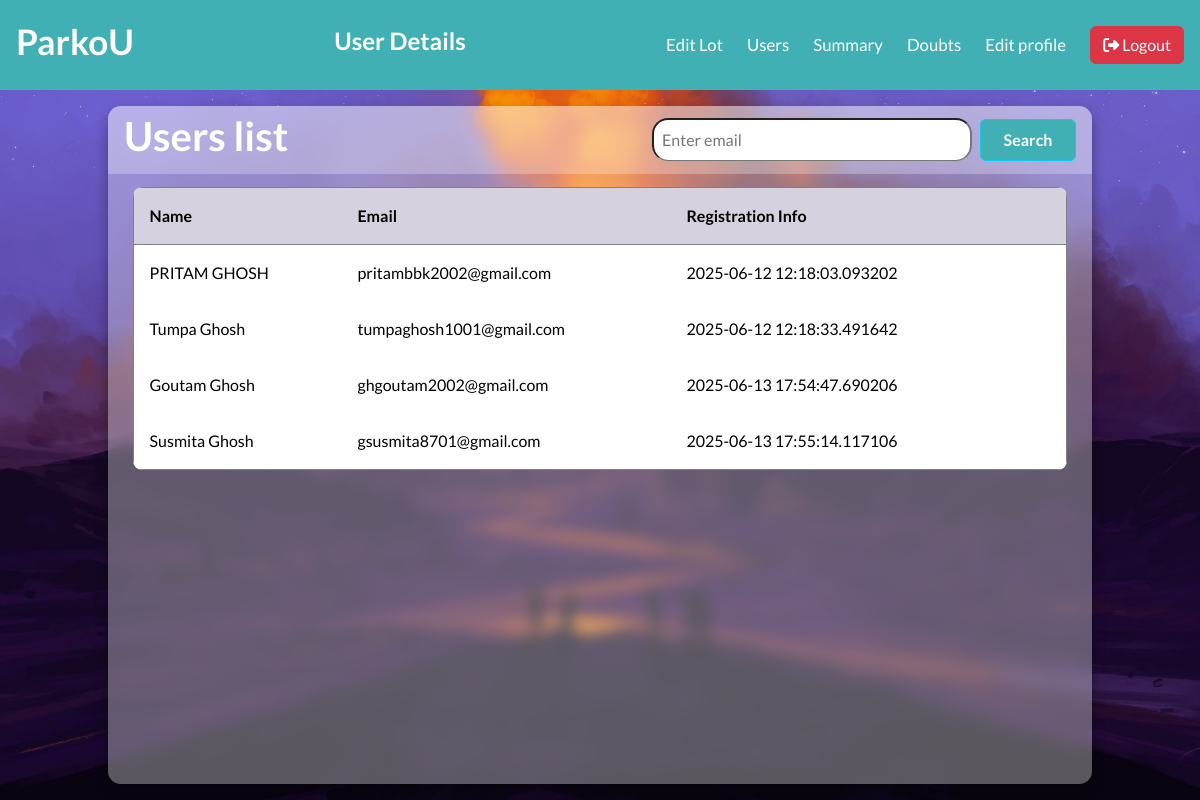
/admin/user (signed in), run on an earlier commit of the app's database.
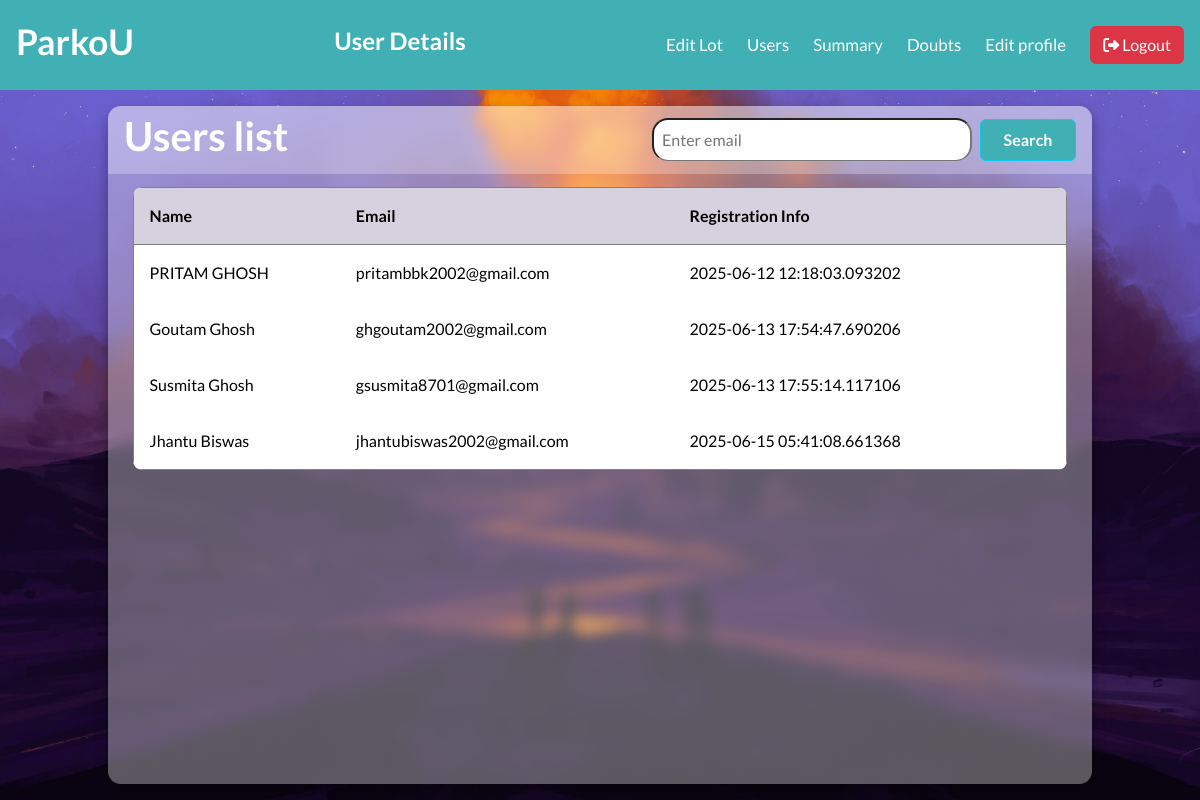
And on a later commit of the database.
### models/models.py (models this page shows, shortened)
class User(db.Model):
    __tablename__="user"
    id = db.Column(db.Integer, primary_key=True)
    fullName = db.Column(db.String(128), nullable = False, unique = False)
    emailId = db.Column(db.String(128), nullable = False, unique = True)
    passhash = db.Column(db.String(128), nullable = False, unique = False)
    is_admin = db.Column(db.Boolean, nullable = False, default = False)
    registered_on = db.Column(db.DateTime, nullable=False, default=datetime.utcnow)
    reservation = db.relationship('Reservation', cascade = "all, delete", passive_deletes = True, back_populates = 'user')
    @property
    def password(self):
        raise AttributeError('Password is secret')

### controllers/routes.py (the view)
@app.route("/admin/user")
@admin_required
def user_details():
    users = User.query.all()
    return render_template('/after_login_part/admin_side/user_details.html', users = users)

### controllers/routes.py (called while the page is built)
def admin_required(func):
    @wraps(func)
    def inner(*args,**kwargs):
        if "user_id" not in session:
            return redirect(url_for('login_page'))
        user=User.query.get(session['user_id'])
        if not user.is_admin:
            flash('You are not a authorized personel')
            return redirect(url_for('login_page'))
        return func(*args,**kwargs)
    return inner

### templates/after_login_part/admin_side/user_details.html (shortened to what this page needs)
{% extends "base.html" %}
{% block stylesheet %}
    <link rel="stylesheet" href="/static/css/after_login/admin_side/user_details.css">
{% endblock %}
{% block content %}
<header class="header-content">
    <div class="brand">
        <h4>ParkoU</h4>
    </div>
    <div class="welcome-note">
        <h5>User Details</h5>
    </div>
    <nav class="navbar">
        <div class="nav-links">
            <a href="{{ url_for('admin_dashboard') }}" class="nav-link">Edit Lot</a>
            <a href="{{ url_for('user_details') }}" class="nav-link">Users</a>
            <a href="{{ url_for('summary_page') }}" class="nav-link">Summary</a>
            <a href="{{ url_for('doubt_page') }}" class="nav-link">Doubts</a>
            <a href="{{ url_for('edit_admin_profile') }}" class="nav-link">Edit profile</a>
            <a class="nav-link" href="{{ url_for('logout') }}">
                <button type="button" id="btn-logout" class="btn btn-danger">
                    <i class="fa-solid fa-right-from-bracket"></i>
                    Logout
                </button>
            </a>
        </div>
    </nav>
</header>
<main class="table" id="customers_table">
    <section class="table__header">
        <h1>Users list</h1>
        <form id="searchForm" method="get" action="/admin/user/info">
            <input id="email" name="email" type="email" placeholder="Enter email" required>
            <input id="submitBtn" type="submit" value="Search" class="btn btn-info">
        </form>
    </section>
    <section class="table__body">
        <table border="1">
            <thead>
                <tr>
                    <th> Name </th>
                    <th> Email </th>
                    <th> Registration info </th>
                </tr>
            </thead>
            <tbody>
                {% for user in users %}
                {% if not user.is_admin %}
                    <tr>
                    <td> {{ user.fullName }} </td>
                    <td> {{ user.emailId }} </td>
                    <td>
                        <div class="msg-doubt">
                            <div class="msg-data">
                                {{ user.registered_on }}
                            </div>
                        </div>
                    </td>
                    </tr>
                {% endif %}
                {% else %}
                    <tr>
                    <td colspan="3"> No Users found </td>
                    </tr>
                {% endfor %}
            </tbody>
        </table>
    </section>
</main>
{% endblock %}

What changed in the data, as far as the page shows it:
removed User: fullName "Tumpa Ghosh", emailId "tumpaghosh1001@gmail.com", registered_on "2025-06-12 12:18:33.491642"
added User: fullName "Jhantu Biswas", emailId "jhantubiswas2002@gmail.com", registered_on "2025-06-15 05:41:08.661368"
